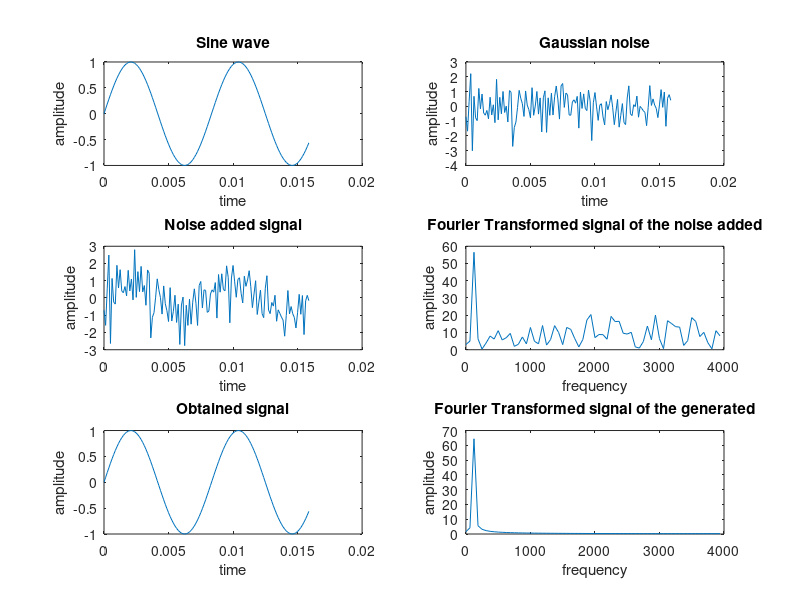

Reproduce this figure in MATLAB.
% Generate 128 samples of a sinusoidal signals say x1of frequency 120Hz.
% Take the amplitude A to be 1, phase to be 0 and sampling frequency to be 8KHz.
% Now add Gaussian noise to x1 and plot the same. Now remove the noise using ifft and plot the signal.
% (You need to remove the imaginary part after calling ifft by calling matlab function real(), which gives the real part of a complex number).
% Check for the spectrum before and after removing the noise.

f = 120;
fs = 8000;
N = 128;
t = 0 : 1/fs : (N-1)/fs;

%Sine wave
signal= sin(2 * pi * f * t);
subplot(3,2,1);
plot(t,signal);
title('Sine wave');
xlabel('time');
ylabel('amplitude');

%Gaussian Noise
gaussian_noise = randn(1,128);
subplot(3,2,2);
plot(t,gaussian_noise);
title('Gaussian noise');
xlabel('time');
ylabel('amplitude');

new_signal = signal + gaussian_noise;
subplot(3,2,3);
plot(t,new_signal);
title('Noise added signal');
xlabel('time');
ylabel('amplitude');

fx = 0:(128/2) - 1;% first make a vector for f = 0,1,2,.....(N/2)-1
fx = (fx.*fs)/128;% Now scale it so that it represents frequencies in Hz

%Fourier transform
f1 = fft(new_signal);
f2 = fft(gaussian_noise);
f5 = abs(f1);
subplot(3,2,4);
plot(fx,f5(1:64));
title('Fourier Transformed signal of the noise added');
xlabel('frequency');
ylabel('amplitude');

%Inverse Fourier transform
f3 = ifft(f1);
f4 = ifft(f2);

%obtaining the original signal
generated_signal = f3 - f4;
mag_generated_signal=abs(fft(generated_signal));
subplot(3,2,5);
plot(t,real(generated_signal));
title('Obtained signal');
xlabel('time');
ylabel('amplitude');

subplot(3,2,6);
plot(fx,mag_generated_signal(1:64));
title('Fourier Transformed signal of the generated');
xlabel('frequency');
ylabel('amplitude');


